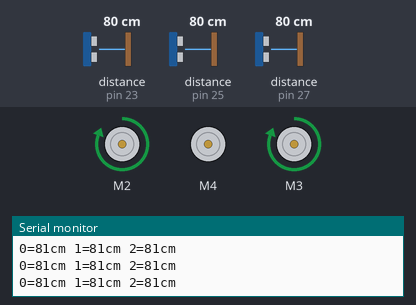
This sketch was run on a simulated Arduino Mega 2560, built with avr-gcc and run on an emulated ATmega2560. Shown: 3 × DC motor (green arrow = forward, orange = backward, longer = faster), the last lines printed to the serial monitor. The inputs (shaded band) are chosen by the test bench; at power-on: distance to the obstacle (sensors on pin 27, pin 23, pin 25) 80 cm.

Above: at 1.2 s.
1.3 s: distance to the obstacle (sensor on pin 27) set to 2 cm
At 2.5 s:
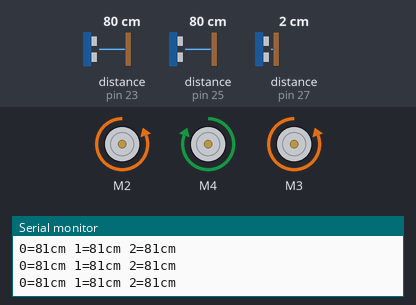
4.3 s: distance to the obstacle (sensor on pin 23) set to 22 cm
7.2 s: distance to the obstacle (sensor on pin 23) set to 17 cm
At 8.7 s:
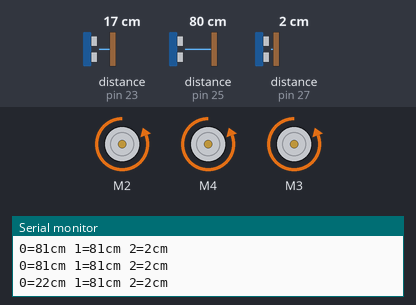
10.2 s: distance to the obstacle (sensor on pin 23) set to 35 cm
13.2 s: distance to the obstacle (sensor on pin 23) set to 2 cm
Timing chart, 0 to 17.2 s (numbered marks = the images above; inputs shaded):
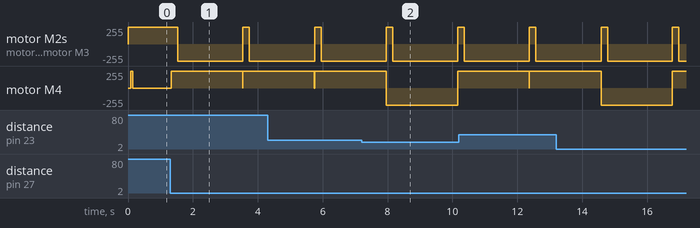

The sketch:

AICar.ino
```cpp
#include "../Sonars/Sonars.h"
#include "../NewPing/NewPing.h"
#include "../AFMotor/AFMotor.h"
#include "../Wheels/Wheels.h"

#define SONAR_LEFT 0
#define SONAR_CENTER 1
#define SONAR_RIGHT 2
#define BACKUP_TIME 2000

void setup() {
  sonarsSetup();
  wheelsSetup();
}

void loop() {
  sonarsLoop();
  decideMove();
}

void decideMove() {
  unsigned int sonarCenter = getSonarDistance(SONAR_CENTER);
  unsigned int sonarLeft = getSonarDistance(SONAR_LEFT);
  unsigned int sonarRight = getSonarDistance(SONAR_RIGHT);

  if(sonarCenter > 30) { // If the path forward is free than continue to drive in straight line
    driveForward();
    if (sonarLeft < sonarRight) {
      turnRight();
    } else if (sonarLeft > sonarRight) {
      turnLeft();
    } else {
      releaseDirection();
    }
    if (sonarLeft < 20) {
      turnLeft();
      delay(200);
      backUp(BACKUP_TIME);
      releaseDirection();

    }
    if (sonarRight < 20) {
      turnRight();
      delay(200);
      backUp(BACKUP_TIME);
      releaseDirection();
    }
  } else {
    if (sonarLeft < sonarRight){
      turnLeft();
      backUp(BACKUP_TIME);
      releaseDirection();
    } else if (sonarLeft > sonarRight) {
      turnRight();
      backUp(BACKUP_TIME);
      releaseDirection();
    } else {
      releaseDirection();
      backUp(BACKUP_TIME);
    }
  }
}
```

Measured:
- the behaviour switches between 20 and 19 cm on distance to the obstacle (sensor on pin 23) (found by bisection; images 1 and 2)
- after the input at 1.3 s, motor M2, motor M3: forward 255/255 → backward 255/255 after 0.23 s, → forward 255/255 2.0 s later, → backward 255/255 0.20 s later; motor M4: stopped → forward 255/255 at once
